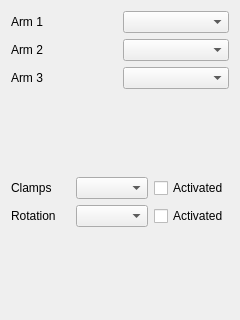
<?xml version="1.0" encoding="UTF-8"?>
<ui version="4.0">
 <class>OptionsServos</class>
 <widget class="QWidget" name="OptionsServos">
  <property name="geometry">
   <rect>
    <x>0</x>
    <y>0</y>
    <width>240</width>
    <height>320</height>
   </rect>
  </property>
  <property name="windowTitle">
   <string>Form</string>
  </property>
  <layout class="QVBoxLayout" name="verticalLayout">
   <item>
    <layout class="QHBoxLayout" name="horizontalLayout_5">
     <item>
      <widget class="QLabel" name="label">
       <property name="text">
        <string>Arm 1</string>
       </property>
      </widget>
     </item>
     <item>
      <widget class="QComboBox" name="servo0"/>
     </item>
    </layout>
   </item>
   <item>
    <layout class="QHBoxLayout" name="horizontalLayout_4">
     <item>
      <widget class="QLabel" name="label_2">
       <property name="text">
        <string>Arm 2</string>
       </property>
      </widget>
     </item>
     <item>
      <widget class="QComboBox" name="servo1"/>
     </item>
    </layout>
   </item>
   <item>
    <layout class="QHBoxLayout" name="horizontalLayout_3">
     <item>
      <widget class="QLabel" name="label_3">
       <property name="text">
        <string>Arm 3</string>
       </property>
      </widget>
     </item>
     <item>
      <widget class="QComboBox" name="servo2"/>
     </item>
    </layout>
   </item>
   <item>
    <spacer name="verticalSpacer">
     <property name="orientation">
      <enum>Qt::Vertical</enum>
     </property>
     <property name="sizeHint" stdset="0">
      <size>
       <width>20</width>
       <height>40</height>
      </size>
     </property>
    </spacer>
   </item>
   <item>
    <layout class="QHBoxLayout" name="horizontalLayout_2">
     <item>
      <widget class="QLabel" name="label_5">
       <property name="text">
        <string>Clamps</string>
       </property>
      </widget>
     </item>
     <item>
      <widget class="QComboBox" name="servo3"/>
     </item>
     <item>
      <widget class="QCheckBox" name="servo3A">
       <property name="text">
        <string>Activated</string>
       </property>
      </widget>
     </item>
    </layout>
   </item>
   <item>
    <layout class="QHBoxLayout" name="horizontalLayout">
     <item>
      <widget class="QLabel" name="label_4">
       <property name="text">
        <string>Rotation</string>
       </property>
      </widget>
     </item>
     <item>
      <widget class="QComboBox" name="servo4"/>
     </item>
     <item>
      <widget class="QCheckBox" name="servo4A">
       <property name="text">
        <string>Activated</string>
       </property>
      </widget>
     </item>
    </layout>
   </item>
   <item>
    <spacer name="verticalSpacer_2">
     <property name="orientation">
      <enum>Qt::Vertical</enum>
     </property>
     <property name="sizeHint" stdset="0">
      <size>
       <width>20</width>
       <height>40</height>
      </size>
     </property>
    </spacer>
   </item>
  </layout>
 </widget>
 <resources/>
 <connections/>
</ui>
